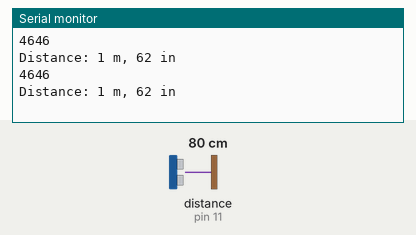
Recording of a program running on a simulated Arduino Uno, built with avr-gcc and run on an emulated ATmega328P. On the bench: the last lines printed to the serial monitor. Wiring (inferred from the names in the program): ultrasonic range finder: trigger pin 12; echo pin 11. The test bench sets the inputs (shaded band); at power-on: distance to the obstacle (sensor on pin 11) 80 cm. The echo pulse lasts 58.3 µs per cm.

Above: at 1.8 s.
1.9 s: distance to the obstacle (sensor on pin 11) set to 2 cm
At 2.4 s:
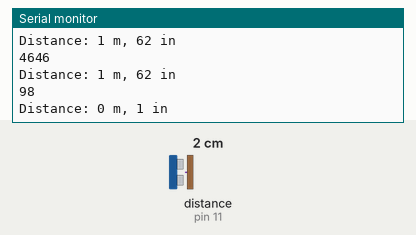
3.4 s: distance to the obstacle (sensor on pin 11) set to 4 cm
At 4.8 s:
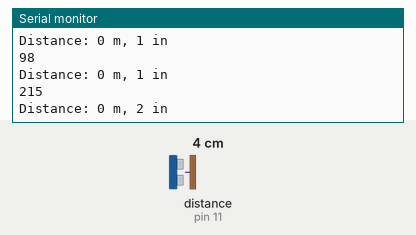
Timing chart, 0 to 6.4 s (numbered marks = the images above; inputs shaded):
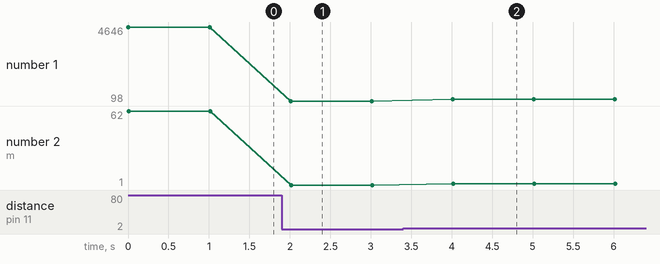

The program:

main.cpp
```cpp
#include <Arduino.h>

int const TRIGGER_PIN = 12;
int const ECHO_PIN = 11;

void setup() {
  pinMode(TRIGGER_PIN, OUTPUT);
  pinMode(ECHO_PIN, INPUT);
  Serial.begin(9600);
}

void loop() {
  digitalWrite(TRIGGER_PIN, HIGH);
  delayMicroseconds(10);
  digitalWrite(TRIGGER_PIN, LOW);

  int const duration = pulseIn(ECHO_PIN, HIGH);
  Serial.println(("Duration: %d microseconds\n", duration));

  int const distanceInMeters = duration * 0.000343; // Speed of sound is 343 meters per second
  int const distanceInInches = duration * 0.0135; // Convert to inches
  Serial.print("Distance: ");
  Serial.print(distanceInMeters);
  Serial.print(" m, ");
  Serial.print(distanceInInches);
  Serial.println(" in");

  delay(1000);
}

// 150 microseconds to go 1.25 inches
// 550 microseconds to go 4 inches
// slope is ~300 meters per second or roughly the speed of sound
```

Measured:
- after the input at 1.9 s, the serial monitor: prints a new line after 0.11 s (image 1)
- after the input at 3.4 s, the serial monitor: prints a new line after 0.61 s (image 2)
- plotted number 1: 4646 → 98 after the input at 1.9 s, 98 → 215 after the input at 3.4 s
- plotted number 2: 1 → 2 after the input at 3.4 s
